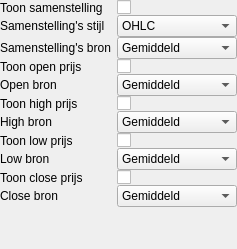
<?xml version="1.0" encoding="UTF-8"?>
<ui version="4.0">
 <class>PriceCurvePropertiesForm</class>
 <widget class="QWidget" name="PriceCurvePropertiesForm">
  <property name="geometry">
   <rect>
    <x>0</x>
    <y>0</y>
    <width>237</width>
    <height>249</height>
   </rect>
  </property>
  <property name="windowTitle">
   <string>Form</string>
  </property>
  <layout class="QFormLayout" name="formLayout">
   <property name="fieldGrowthPolicy">
    <enum>QFormLayout::AllNonFixedFieldsGrow</enum>
   </property>
   <property name="verticalSpacing">
    <number>0</number>
   </property>
   <property name="margin">
    <number>0</number>
   </property>
   <item row="0" column="0">
    <widget class="QLabel" name="showComposistionLabel">
     <property name="text">
      <string>Toon samenstelling</string>
     </property>
    </widget>
   </item>
   <item row="0" column="1">
    <widget class="QCheckBox" name="showComposistionCheckBox"/>
   </item>
   <item row="1" column="0">
    <widget class="QLabel" name="compositionStyleLabel">
     <property name="text">
      <string>Samenstelling's stijl</string>
     </property>
    </widget>
   </item>
   <item row="1" column="1">
    <widget class="QComboBox" name="compositionStyleComboBox">
     <item>
      <property name="text">
       <string>OHLC</string>
      </property>
     </item>
     <item>
      <property name="text">
       <string>Candle</string>
      </property>
     </item>
    </widget>
   </item>
   <item row="2" column="0">
    <widget class="QLabel" name="compositionSourceLabel">
     <property name="text">
      <string>Samenstelling's bron</string>
     </property>
    </widget>
   </item>
   <item row="2" column="1">
    <widget class="QComboBox" name="compositionSourceComboBox">
     <item>
      <property name="text">
       <string>Gemiddeld</string>
      </property>
     </item>
     <item>
      <property name="text">
       <string>Ask</string>
      </property>
     </item>
     <item>
      <property name="text">
       <string>Bid</string>
      </property>
     </item>
    </widget>
   </item>
   <item row="3" column="0">
    <widget class="QLabel" name="showOpenLabel">
     <property name="text">
      <string>Toon open prijs</string>
     </property>
    </widget>
   </item>
   <item row="3" column="1">
    <widget class="QCheckBox" name="showOpenCheckBox"/>
   </item>
   <item row="4" column="0">
    <widget class="QLabel" name="openSourceLabel">
     <property name="text">
      <string>Open bron</string>
     </property>
    </widget>
   </item>
   <item row="4" column="1">
    <widget class="QComboBox" name="openSourceComboBox">
     <item>
      <property name="text">
       <string>Gemiddeld</string>
      </property>
     </item>
     <item>
      <property name="text">
       <string>Ask</string>
      </property>
     </item>
     <item>
      <property name="text">
       <string>Bid</string>
      </property>
     </item>
    </widget>
   </item>
   <item row="5" column="0">
    <widget class="QLabel" name="showHighLabel">
     <property name="text">
      <string>Toon high prijs</string>
     </property>
    </widget>
   </item>
   <item row="5" column="1">
    <widget class="QCheckBox" name="showHighCheckBox"/>
   </item>
   <item row="6" column="0">
    <widget class="QLabel" name="highSourceLabel">
     <property name="text">
      <string>High bron</string>
     </property>
    </widget>
   </item>
   <item row="6" column="1">
    <widget class="QComboBox" name="highSourceComboBox">
     <item>
      <property name="text">
       <string>Gemiddeld</string>
      </property>
     </item>
     <item>
      <property name="text">
       <string>Ask</string>
      </property>
     </item>
     <item>
      <property name="text">
       <string>Bid</string>
      </property>
     </item>
    </widget>
   </item>
   <item row="7" column="0">
    <widget class="QLabel" name="showLowLabel">
     <property name="text">
      <string>Toon low prijs</string>
     </property>
    </widget>
   </item>
   <item row="7" column="1">
    <widget class="QCheckBox" name="showLowCheckBox"/>
   </item>
   <item row="8" column="0">
    <widget class="QLabel" name="lowSourceLabel">
     <property name="text">
      <string>Low bron</string>
     </property>
    </widget>
   </item>
   <item row="8" column="1">
    <widget class="QComboBox" name="lowSourceComboBox">
     <item>
      <property name="text">
       <string>Gemiddeld</string>
      </property>
     </item>
     <item>
      <property name="text">
       <string>Ask</string>
      </property>
     </item>
     <item>
      <property name="text">
       <string>Bid</string>
      </property>
     </item>
    </widget>
   </item>
   <item row="9" column="0">
    <widget class="QLabel" name="showCloseLabel">
     <property name="text">
      <string>Toon close prijs</string>
     </property>
    </widget>
   </item>
   <item row="9" column="1">
    <widget class="QCheckBox" name="showCloseCheckBox"/>
   </item>
   <item row="10" column="0">
    <widget class="QLabel" name="closeSourceLabel">
     <property name="text">
      <string>Close bron</string>
     </property>
    </widget>
   </item>
   <item row="10" column="1">
    <widget class="QComboBox" name="closeSourceComboBox">
     <item>
      <property name="text">
       <string>Gemiddeld</string>
      </property>
     </item>
     <item>
      <property name="text">
       <string>Ask</string>
      </property>
     </item>
     <item>
      <property name="text">
       <string>Bid</string>
      </property>
     </item>
    </widget>
   </item>
  </layout>
 </widget>
 <resources/>
 <connections/>
</ui>
